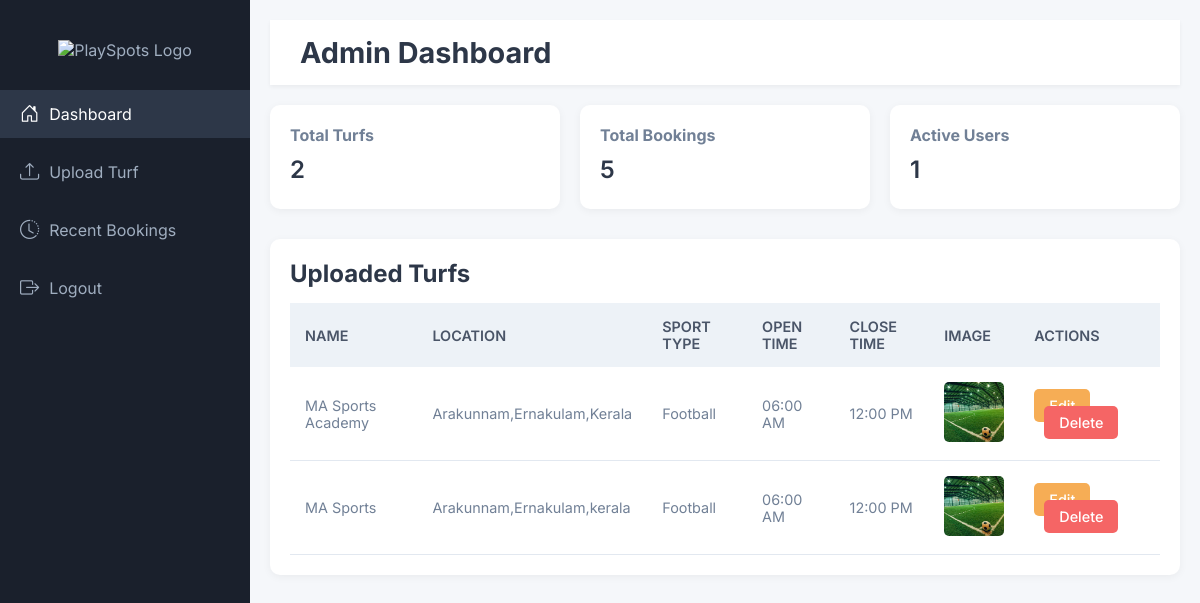
Before: /adminindex with the older database file.
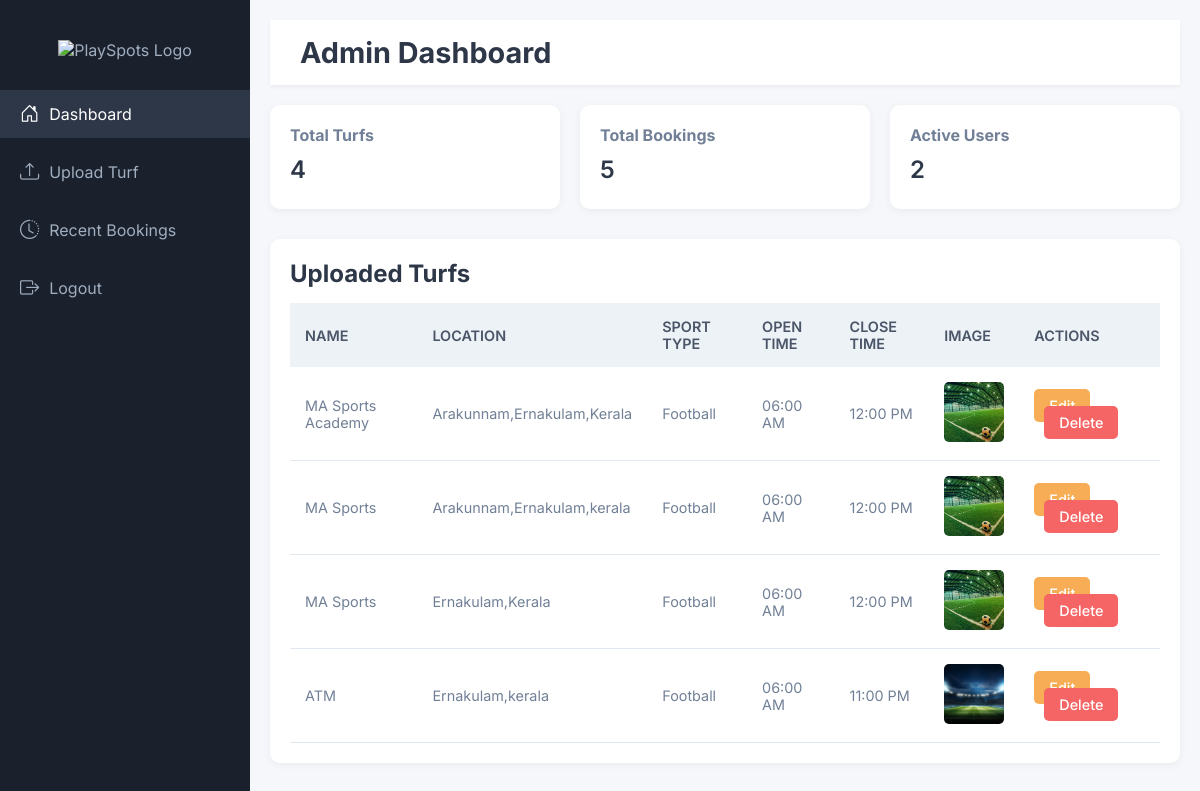
After: the same page with the newer database file.
### turf_app/models.py (models this page shows, shortened)
class Turf(models.Model):
    name = models.CharField(max_length=255)
    location = models.CharField(max_length=255)
    images = models.ImageField(upload_to='turf_images/')
    sport_types = models.CharField(max_length=100, choices=[('Football', 'Football'), ('Cricket', 'Cricket')])
    open_time = models.TimeField()
    close_time = models.TimeField()

### turf_app/views.py (the view)
# urls.py: path('adminindex', views.admin_index, name='admin_index'),
def admin_index(request):
    bookings = Booking.objects.select_related('slot').order_by('-slot__date')[:5]  # Sort by Slot's date field
    turfs = Turf.objects.all()  # Get all turfs
    active_users = User.objects.filter(booking__isnull=False).distinct().count()
    context = {
        'bookings': bookings,
        'turfs': turfs,
        'active_users': active_users,  # Add active users to context
    }
    return render(request, 'adminindex.html', context)

### templates/adminindex.html (shortened to what the changed rows need)
{% load static %}
<!DOCTYPE html>
<html lang="en">
<head>
    <link rel="stylesheet" href="{% static 'css/adminindex.css' %}">
    <link rel="stylesheet" href="https://cdn.jsdelivr.net/npm/bootstrap-icons@1.11.3/font/bootstrap-icons.min.css">
</head>
<body>
    <div class="container">
        <main class="main-content">
            <header class="header">
                <div class="header-left">
                    <h1>Admin Dashboard</h1>
                </div>
            </header>
            <section class="dashboard-content">
                <div class="stats-cards">
                    <div class="card">
                        <h3>Total Turfs</h3>
                        <p>{{ turfs|length }}</p>
                    </div>
                    <div class="card">
                        <h3>Active Users</h3>
                        <p>{{ active_users }}</p>
                    </div>
                </div>
                <div class="table-section">
                    <h2>Uploaded Turfs</h2>
                    <table>
                        <thead>
                            <tr>
                                <th>Name</th>
                                <th>Location</th>
                                <th>Sport Type</th>
                                <th>Open Time</th>
                                <th>Close Time</th>
                                <th>Image</th>
                                <th>Actions</th>
                            </tr>
                        </thead>
                        <tbody>
                            {% for turf in turfs %}
                            <tr>
                                <td>{{ turf.name }}</td>
                                <td>{{ turf.location }}</td>
                                <td>{{ turf.sport_types }}</td>
                                <td>{{ turf.open_time|time:"h:i A" }}</td>
                                <td>{{ turf.close_time|time:"h:i A" }}</td>
                                <td>
                                    {% if turf.images %}
                                        <img src="{{ turf.images.url }}" alt="Turf Image">
                                    {% else %}
                                        No Image
                                    {% endif %}
                                </td>
                                <td>
                                    <a href="{% url 'edit_turf' turf.id %}" class="btn btn-edit">Edit</a>
                                    <a href="{% url 'delete_turf' turf.id %}" class="btn btn-delete" onclick="return confirm('Are you sure you want to delete this turf?');">Delete</a>
                                </td>
                            </tr>
                            {% endfor %}
                        </tbody>
                    </table>
                </div>
            </section>
        </main>
    </div>
</body>
</html>

Changed rows visible on the page:
added Turf: name "MA Sports", location "Ernakulam,Kerala", sport_types "Football", open_time "06:00 AM", close_time "12:00 PM", images (picture)
added Turf: name "ATM", location "Ernakulam,kerala", sport_types "Football", open_time "06:00 AM", close_time "11:00 PM", images (picture)
Other visible differences:
{{ turfs|length }}: "2" → "4"
{{ active_users }}: "1" → "2"
